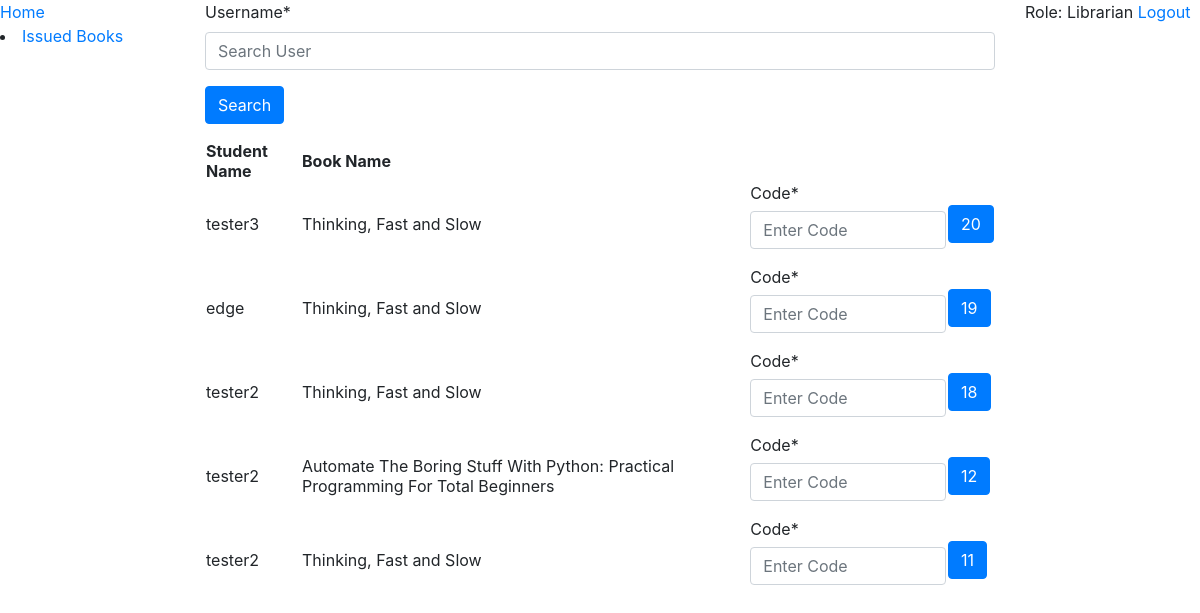
Page /librarian/ (signed in) on the earlier database version.
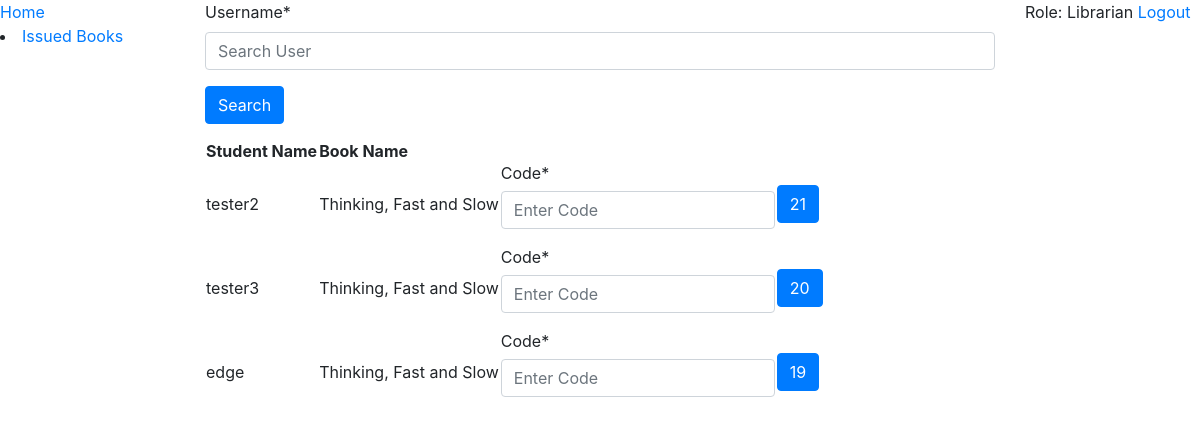
Same page on the later database version.
### book_issue/models.py (models this page shows, shortened)
class TimeStampModel(models.Model):
    created = models.DateTimeField(auto_now_add=True)
    class Meta:
        abstract = True

class BookIssueCode(TimeStampModel):
    user = models.ForeignKey(User, on_delete=models.CASCADE, related_name='user')
    book = models.ForeignKey('books.Book', on_delete=models.CASCADE, related_name='book')
    code = models.CharField(max_length=6)
    class Meta:
        permissions = (
            ("can_enter_code_to_issue_book", "can enter code to issue book"),
        )

### books/models.py (models this page shows, shortened)
class Book(models.Model):
    title = models.CharField(max_length=100)
    author_name = models.CharField(max_length=50)
    publisher_name = models.CharField(max_length=50, blank=True)
    pages = models.PositiveIntegerField(blank=True, null=True)
    pub_year = models.PositiveIntegerField()
    books_available = models.IntegerField()

### librarian/views.py (the view, shortened to what this page needs)
# urls.py: 2. Add a URL to urlpatterns:  path('', views.home, name='home')
@permission_required('book_issue.add_bookissuecode')
def home(request):
    book_issue_requests = BookIssueCode.objects.all().order_by('-created')
    search_form = SearchForm(request.GET or None)
    book_issue_code_form = BookIssueCodeForm()
    if search_form.is_valid():
        q = search_form.cleaned_data['username']
        return HttpResponseRedirect(reverse('librarian:search_result', kwargs={'q': q}))
    context = {'book_issue_requests': book_issue_requests, 'book_issue_code_form': book_issue_code_form,
               'search_form': search_form}
    return render(request, 'librarian/home.html', context)

### librarian/forms.py
class BookIssueCodeForm(forms.Form):
    code = forms.CharField(max_length=6, widget=forms.TextInput({'placeholder': 'Enter Code'}))

class SearchForm(forms.Form):
    username = forms.CharField(max_length=30, widget=forms.TextInput({'placeholder': 'Search User'}))

### librarian/templates/librarian/home.html (shortened to what this page needs)
{%extends 'librarian/base.html'%}
{%load crispy_forms_tags %}
{%block content%}
    <form method="get" action="{%url 'librarian:search' %}">
        {{search_form|crispy}}
        <input name="search" value="Search" class="btn btn-primary" type="submit">
    </form>
    <table>
        <tr>
            <th>Student Name</th>
            <th>Book Name</th>
        </tr>
        {%for book_issue_request in book_issue_requests%}
            <tr>
                <td>{{book_issue_request.user.username}}</td>
                <td>{{book_issue_request.book.title}}</td>
                <form method="post" action="{%url 'librarian:home'%}" class="form-inline">
                    <td>
                        {{book_issue_code_form|crispy}}
                    </td>
                    <td>
                        <input type="submit" name="check_code" value="{{book_issue_request.pk}}"
                               class="btn btn-primary" >
                    </td>
                </form>
            </tr>
        {%endfor%}
    </table>
{%endblock%}

Differences in the rows shown:
removed BookIssueCode: user.username "tester2", book "Thinking, Fast and Slow", check_code "18"
removed BookIssueCode: user.username "tester2", book "Automate The Boring Stuff With Python: Practical Programming For Total Beginners", check_code "12"
removed BookIssueCode: user.username "tester2", book "Thinking, Fast and Slow", check_code "11"
added BookIssueCode: user.username "tester2", book "Thinking, Fast and Slow", check_code "21"
